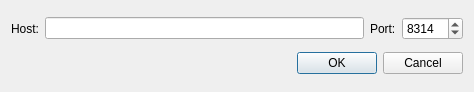
<?xml version="1.0" encoding="UTF-8"?>
<ui version="4.0">
 <class>NewNodeDialog</class>
 <widget class="QDialog" name="NewNodeDialog">
  <property name="windowModality">
   <enum>Qt::ApplicationModal</enum>
  </property>
  <property name="geometry">
   <rect>
    <x>0</x>
    <y>0</y>
    <width>474</width>
    <height>92</height>
   </rect>
  </property>
  <property name="windowTitle">
   <string>New remote node</string>
  </property>
  <layout class="QVBoxLayout" name="verticalLayout">
   <item>
    <layout class="QHBoxLayout" name="horizontalLayout">
     <item>
      <widget class="QLabel" name="label">
       <property name="text">
        <string>Host:</string>
       </property>
      </widget>
     </item>
     <item>
      <widget class="QLineEdit" name="m_hostEdit"/>
     </item>
     <item>
      <widget class="QLabel" name="label_2">
       <property name="text">
        <string>Port:</string>
       </property>
      </widget>
     </item>
     <item>
      <widget class="QSpinBox" name="m_portSpin">
       <property name="minimum">
        <number>1</number>
       </property>
       <property name="maximum">
        <number>65535</number>
       </property>
       <property name="value">
        <number>8314</number>
       </property>
      </widget>
     </item>
    </layout>
   </item>
   <item>
    <layout class="QHBoxLayout" name="horizontalLayout_2">
     <item>
      <spacer name="horizontalSpacer">
       <property name="orientation">
        <enum>Qt::Horizontal</enum>
       </property>
       <property name="sizeHint" stdset="0">
        <size>
         <width>40</width>
         <height>20</height>
        </size>
       </property>
      </spacer>
     </item>
     <item>
      <widget class="QPushButton" name="m_okButton">
       <property name="text">
        <string>OK</string>
       </property>
      </widget>
     </item>
     <item>
      <widget class="QPushButton" name="m_cancelButton">
       <property name="text">
        <string>Cancel</string>
       </property>
      </widget>
     </item>
    </layout>
   </item>
  </layout>
 </widget>
 <resources/>
 <connections>
  <connection>
   <sender>m_okButton</sender>
   <signal>clicked()</signal>
   <receiver>NewNodeDialog</receiver>
   <slot>accept()</slot>
   <hints>
    <hint type="sourcelabel">
     <x>500</x>
     <y>62</y>
    </hint>
    <hint type="destinationlabel">
     <x>276</x>
     <y>44</y>
    </hint>
   </hints>
  </connection>
  <connection>
   <sender>m_cancelButton</sender>
   <signal>clicked()</signal>
   <receiver>NewNodeDialog</receiver>
   <slot>reject()</slot>
   <hints>
    <hint type="sourcelabel">
     <x>417</x>
     <y>62</y>
    </hint>
    <hint type="destinationlabel">
     <x>276</x>
     <y>44</y>
    </hint>
   </hints>
  </connection>
 </connections>
</ui>
